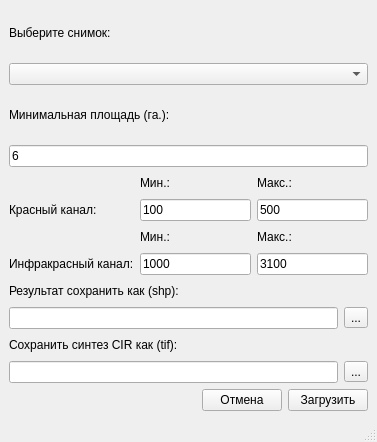
<?xml version="1.0" encoding="UTF-8"?>
<ui version="4.0">
 <class>MainWindow</class>
 <widget class="QMainWindow" name="MainWindow">
  <property name="windowModality">
   <enum>Qt::WindowModal</enum>
  </property>
  <property name="geometry">
   <rect>
    <x>0</x>
    <y>0</y>
    <width>377</width>
    <height>442</height>
   </rect>
  </property>
  <property name="minimumSize">
   <size>
    <width>377</width>
    <height>442</height>
   </size>
  </property>
  <property name="maximumSize">
   <size>
    <width>377</width>
    <height>442</height>
   </size>
  </property>
  <property name="windowTitle">
   <string>Выявление территорий</string>
  </property>
  <widget class="QWidget" name="centralwidget">
   <layout class="QVBoxLayout" name="verticalLayout">
    <item>
     <widget class="QLabel" name="label">
      <property name="text">
       <string>Выберите снимок:</string>
      </property>
     </widget>
    </item>
    <item>
     <widget class="QComboBox" name="comboBox"/>
    </item>
    <item>
     <widget class="QLabel" name="label_10">
      <property name="text">
       <string>Минимальная площадь (га.):</string>
      </property>
     </widget>
    </item>
    <item>
     <widget class="QLineEdit" name="lineEdit_7">
      <property name="text">
       <string>6</string>
      </property>
     </widget>
    </item>
    <item>
     <layout class="QGridLayout" name="gridLayout">
      <item row="0" column="2">
       <widget class="QLabel" name="label_3">
        <property name="text">
         <string>Макс.:</string>
        </property>
       </widget>
      </item>
      <item row="3" column="0">
       <widget class="QLabel" name="label_5">
        <property name="text">
         <string>Инфракрасный канал:</string>
        </property>
       </widget>
      </item>
      <item row="1" column="0">
       <widget class="QLabel" name="label_4">
        <property name="text">
         <string>Красный канал:</string>
        </property>
       </widget>
      </item>
      <item row="0" column="0">
       <spacer name="horizontalSpacer_2">
        <property name="orientation">
         <enum>Qt::Horizontal</enum>
        </property>
        <property name="sizeHint" stdset="0">
         <size>
          <width>40</width>
          <height>20</height>
         </size>
        </property>
       </spacer>
      </item>
      <item row="0" column="1">
       <widget class="QLabel" name="label_2">
        <property name="text">
         <string>Мин.:</string>
        </property>
       </widget>
      </item>
      <item row="1" column="1">
       <widget class="QLineEdit" name="lineEdit_2">
        <property name="text">
         <string>100</string>
        </property>
       </widget>
      </item>
      <item row="1" column="2">
       <widget class="QLineEdit" name="lineEdit_3">
        <property name="text">
         <string>500</string>
        </property>
       </widget>
      </item>
      <item row="2" column="0">
       <spacer name="horizontalSpacer_3">
        <property name="orientation">
         <enum>Qt::Horizontal</enum>
        </property>
        <property name="sizeHint" stdset="0">
         <size>
          <width>40</width>
          <height>20</height>
         </size>
        </property>
       </spacer>
      </item>
      <item row="2" column="1">
       <widget class="QLabel" name="label_6">
        <property name="text">
         <string>Мин.:</string>
        </property>
       </widget>
      </item>
      <item row="2" column="2">
       <widget class="QLabel" name="label_7">
        <property name="text">
         <string>Макс.:</string>
        </property>
       </widget>
      </item>
      <item row="3" column="1">
       <widget class="QLineEdit" name="lineEdit_4">
        <property name="text">
         <string>1000</string>
        </property>
       </widget>
      </item>
      <item row="3" column="2">
       <widget class="QLineEdit" name="lineEdit_5">
        <property name="text">
         <string>3100</string>
        </property>
       </widget>
      </item>
     </layout>
    </item>
    <item>
     <layout class="QGridLayout" name="gridLayout_2">
      <item row="1" column="0">
       <widget class="QLineEdit" name="lineEdit">
        <property name="toolTip">
         <string extracomment="ЦМР..."/>
        </property>
        <property name="statusTip">
         <string extracomment="ЦМР..."/>
        </property>
        <property name="whatsThis">
         <string/>
        </property>
       </widget>
      </item>
      <item row="1" column="1">
       <widget class="QToolButton" name="toolButton">
        <property name="text">
         <string>...</string>
        </property>
       </widget>
      </item>
      <item row="0" column="0">
       <widget class="QLabel" name="label_8">
        <property name="text">
         <string>Результат сохранить как (shp):</string>
        </property>
       </widget>
      </item>
     </layout>
    </item>
    <item>
     <layout class="QGridLayout" name="gridLayout_3">
      <item row="1" column="0">
       <widget class="QLineEdit" name="lineEdit_6">
        <property name="toolTip">
         <string extracomment="ЦМР..."/>
        </property>
        <property name="statusTip">
         <string extracomment="ЦМР..."/>
        </property>
        <property name="whatsThis">
         <string/>
        </property>
       </widget>
      </item>
      <item row="1" column="1">
       <widget class="QToolButton" name="toolButton_2">
        <property name="text">
         <string>...</string>
        </property>
       </widget>
      </item>
      <item row="0" column="0">
       <widget class="QLabel" name="label_9">
        <property name="text">
         <string>Сохранить синтез CIR как (tif):</string>
        </property>
       </widget>
      </item>
     </layout>
    </item>
    <item>
     <layout class="QHBoxLayout" name="horizontalLayout_2">
      <item>
       <spacer name="horizontalSpacer">
        <property name="orientation">
         <enum>Qt::Horizontal</enum>
        </property>
        <property name="sizeHint" stdset="0">
         <size>
          <width>40</width>
          <height>20</height>
         </size>
        </property>
       </spacer>
      </item>
      <item>
       <widget class="QPushButton" name="pushButton_2">
        <property name="text">
         <string>Отмена</string>
        </property>
       </widget>
      </item>
      <item>
       <widget class="QPushButton" name="pushButton">
        <property name="text">
         <string>Загрузить</string>
        </property>
       </widget>
      </item>
     </layout>
    </item>
   </layout>
  </widget>
  <widget class="QMenuBar" name="menubar">
   <property name="geometry">
    <rect>
     <x>0</x>
     <y>0</y>
     <width>377</width>
     <height>25</height>
    </rect>
   </property>
  </widget>
  <widget class="QStatusBar" name="statusbar"/>
 </widget>
 <resources/>
 <connections/>
</ui>
